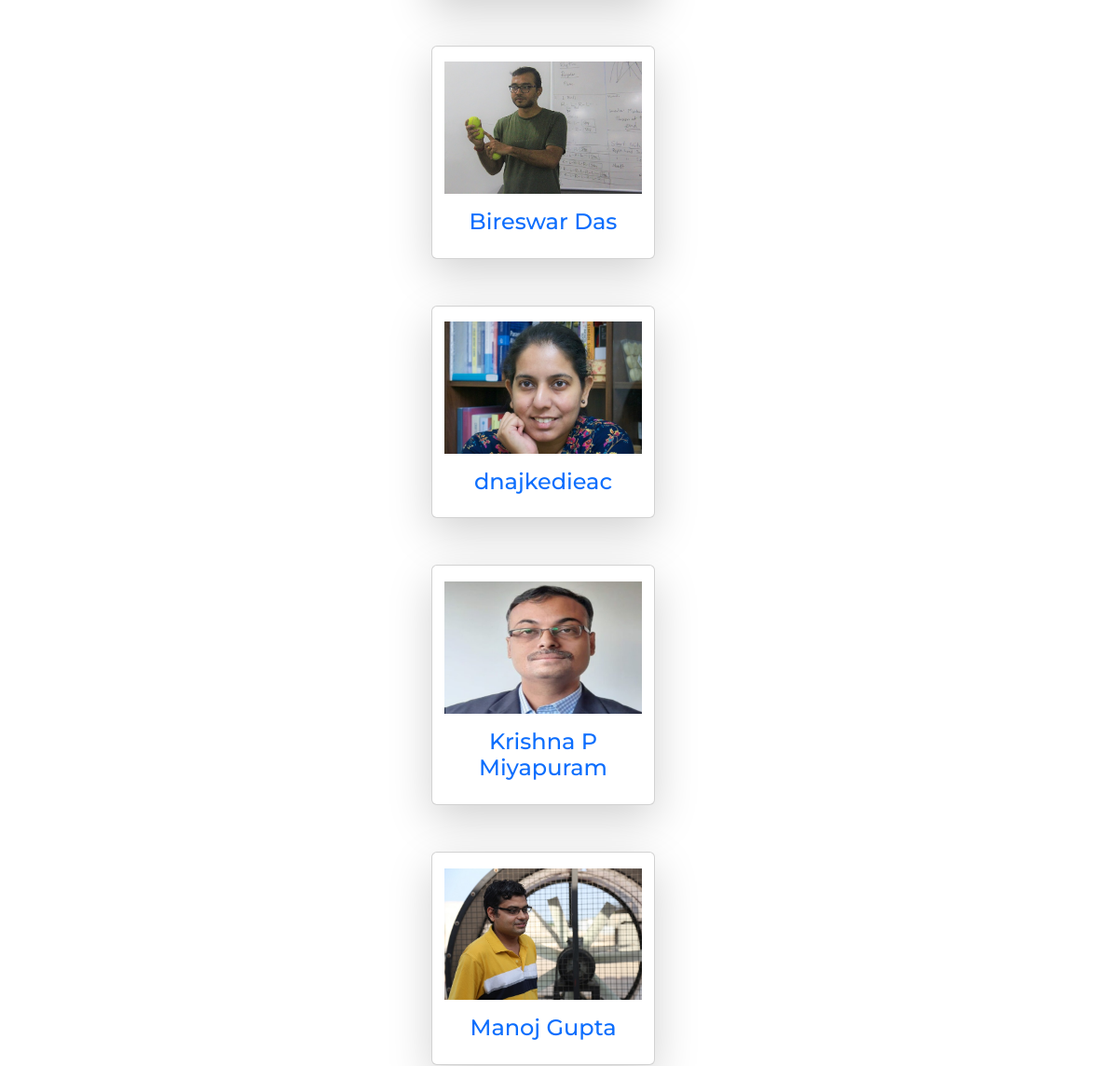
The page /faculty.php (middle part) on the database as committed earlier.
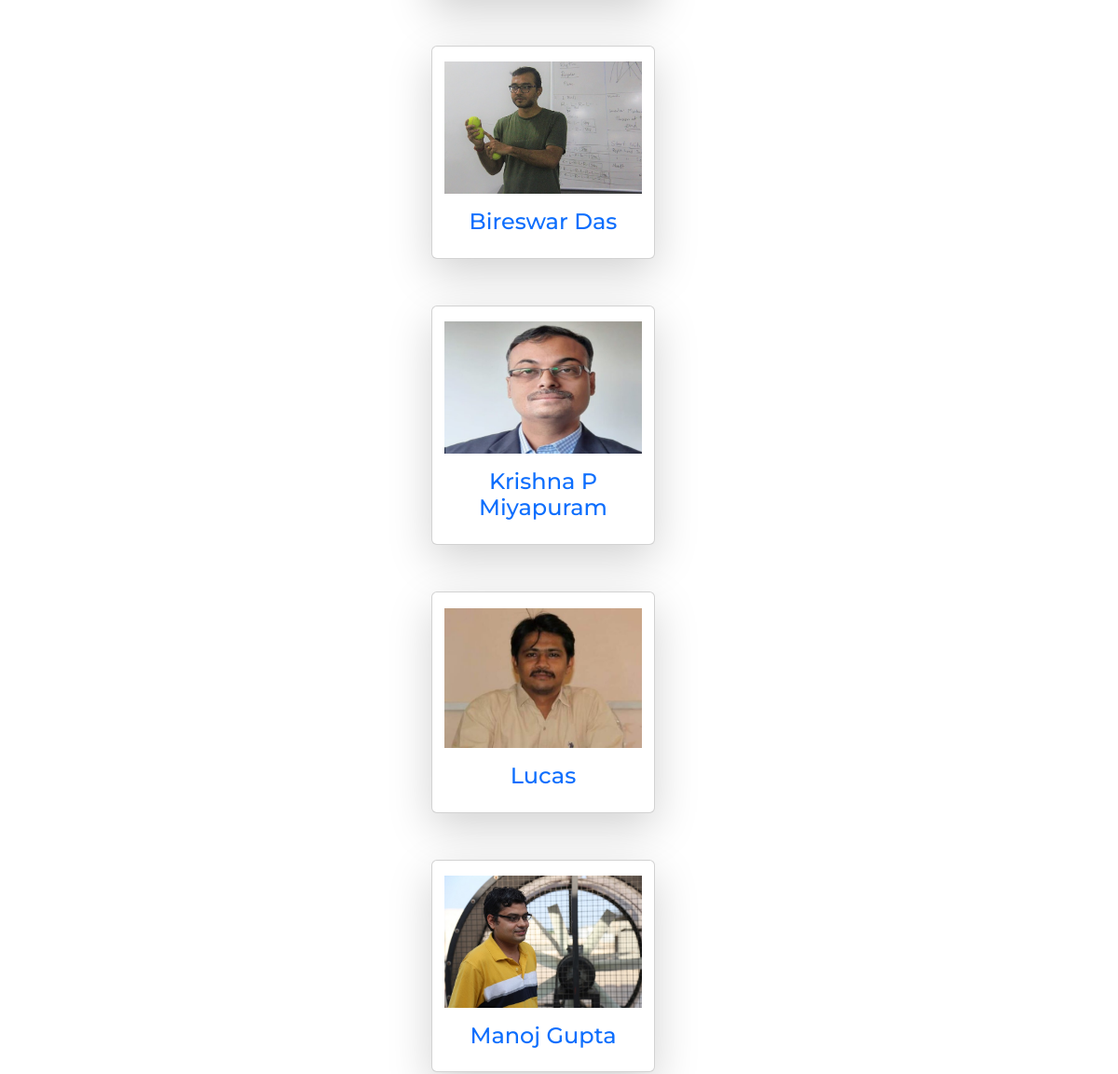
The same page on the database as committed later.
### tables this page shows
CREATE TABLE `csefaculty` (
  `full_name` varchar(100) DEFAULT NULL,
  `designation` varchar(100) DEFAULT NULL,
  `email_id` longtext NOT NULL,
  `google_scholar` longtext NOT NULL,
  `dblp_link` longtext NOT NULL,
  `personal_link` mediumtext NOT NULL,
  `image_file` varchar(200) NOT NULL,
  `id` int(11) NOT NULL
);

### faculty.php (the view, shortened to what this page needs)
<!DOCTYPE html>
<html lang="en">
<head>
    <link href="https://cdn.jsdelivr.net/npm/bootstrap@5.3.0-alpha3/dist/css/bootstrap.min.css" rel="stylesheet">
    <link href="https://getbootstrap.com/docs/5.3/assets/css/docs.css" rel="stylesheet">
    <link rel="stylesheet" href="css/style(Profile).css?v=<?php echo time(); ?>">
    <link rel="stylesheet" href="css/style(header).css?v=<?php echo time(); ?>">
	<link rel="stylesheet" href="css/style(footer).css?v=<?php echo time(); ?>">
</head>
<body>
    <div id="head">
        <div class="container">
        <div class="row py-5">
            <?php
            include_once("cse_manager/dbcsemanager.php");
            $query = "SELECT * FROM `csefaculty`  order by full_name asc;";
            $query_run = mysqli_query($conn,$query);
            $check_faculty = mysqli_num_rows($query_run)>0;
            if($check_faculty)
            {
                while($row= mysqli_fetch_assoc($query_run)){
                    ?>
                    <div class="col-md-4">
                        <div class="card rounded-bottom shadow-lg rounded ">
                            <img class="img-fluid rounded-bottom" src="img_file/<?php echo $row['image_file']?>"/>
                            <div class="card-body">
                                <h4 class="card-title">
                                    <?php echo "<a href='facultybio?id=" .$row['email_id']."'>" .$row["full_name"]." </a>"; ?>
                                </h4>
                            </div>
                        </div>
                    </div>
                    <?php
                }
            }
            else{
                echo "No faculty there";
            }
            ?>
        </div>
    </div>
    </div>
</body>
</html>

### css/style(Profile).css (style rules this page uses)
#head .container { width: 100%; background-color: #ffffff; margin-top: 0rem; place-items: center; padding-right: 4rem; margin-bottom: 90px; }
.row { display: grid; grid-template-columns: repeat(auto-fit,minmax(250px,3fr)); grid-gap: 40px 1px; }
.row div { transition: background 0.2s, transform 0.2s; }
.card { height: 100%; width: 100%; align-items: center; text-align: center; background-color: rgb(255, 255, 255); width: 15rem; border-radius: 1%; }
.card-body { width: 100%; }
.card-body a { text-decoration: none; }
.card img { padding: 0 0.8rem; display: flex; float: center; width: 100%; background-color: #ffffff; margin-top: 7%; }
.container .col-md-4 { width: 33%; padding-bottom: 10px; padding-left: 30px; }

### css/style(header).css (style rules this page uses)
* { margin: 0; padding: 0; font-family: 'Montserrat', sans-serif; box-sizing: border-box; }
body { justify-content: center; align-items: center; min-height: 70vh; background-color: rgb(255, 255, 255); place-items: center; }
.container { width: 100%; }

Rows that differ between the two databases and show on the page:
removed csefaculty: image_file (picture), full_name "dnajkedieac"
added csefaculty: image_file (picture), full_name "Lucas"
